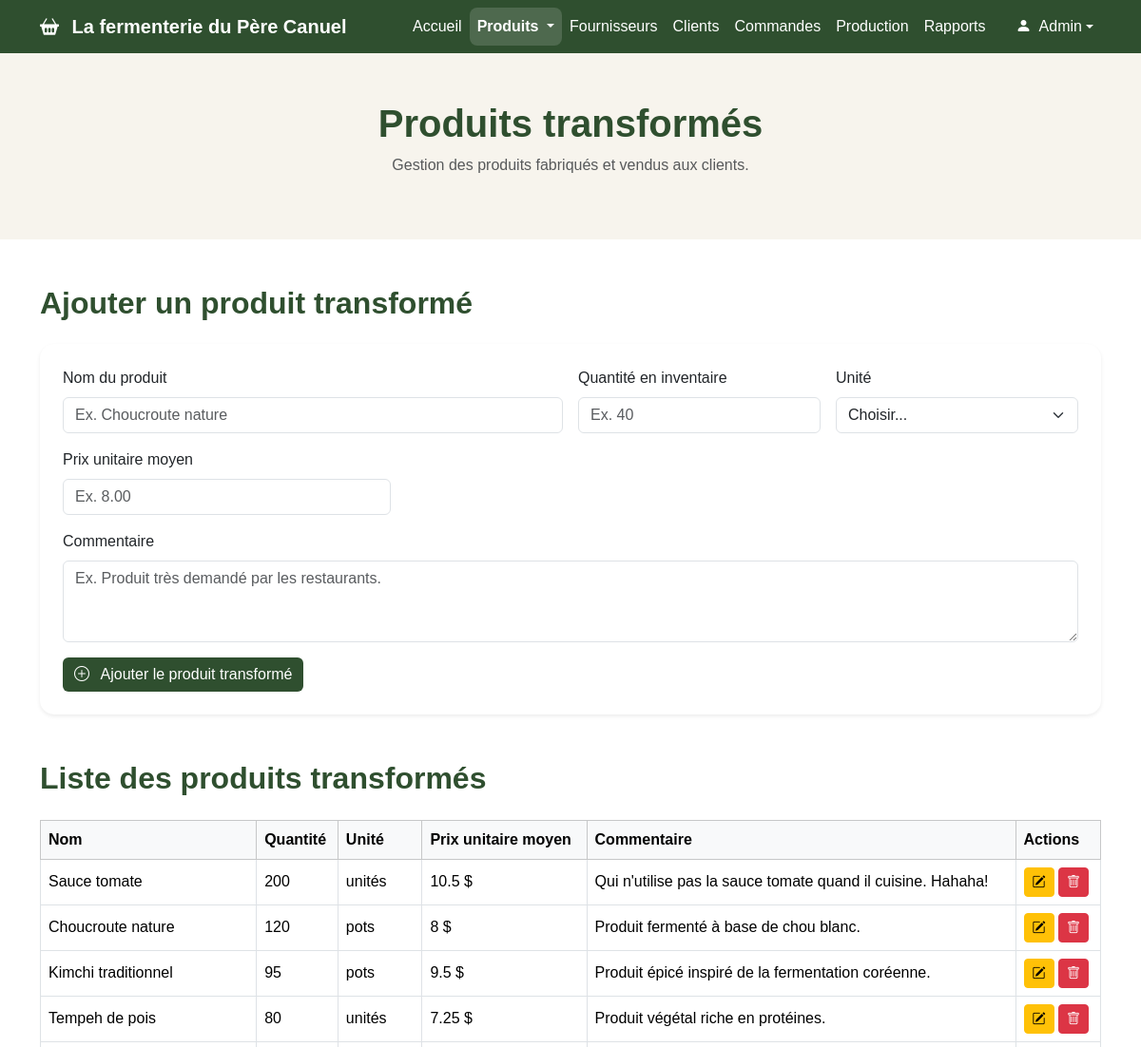
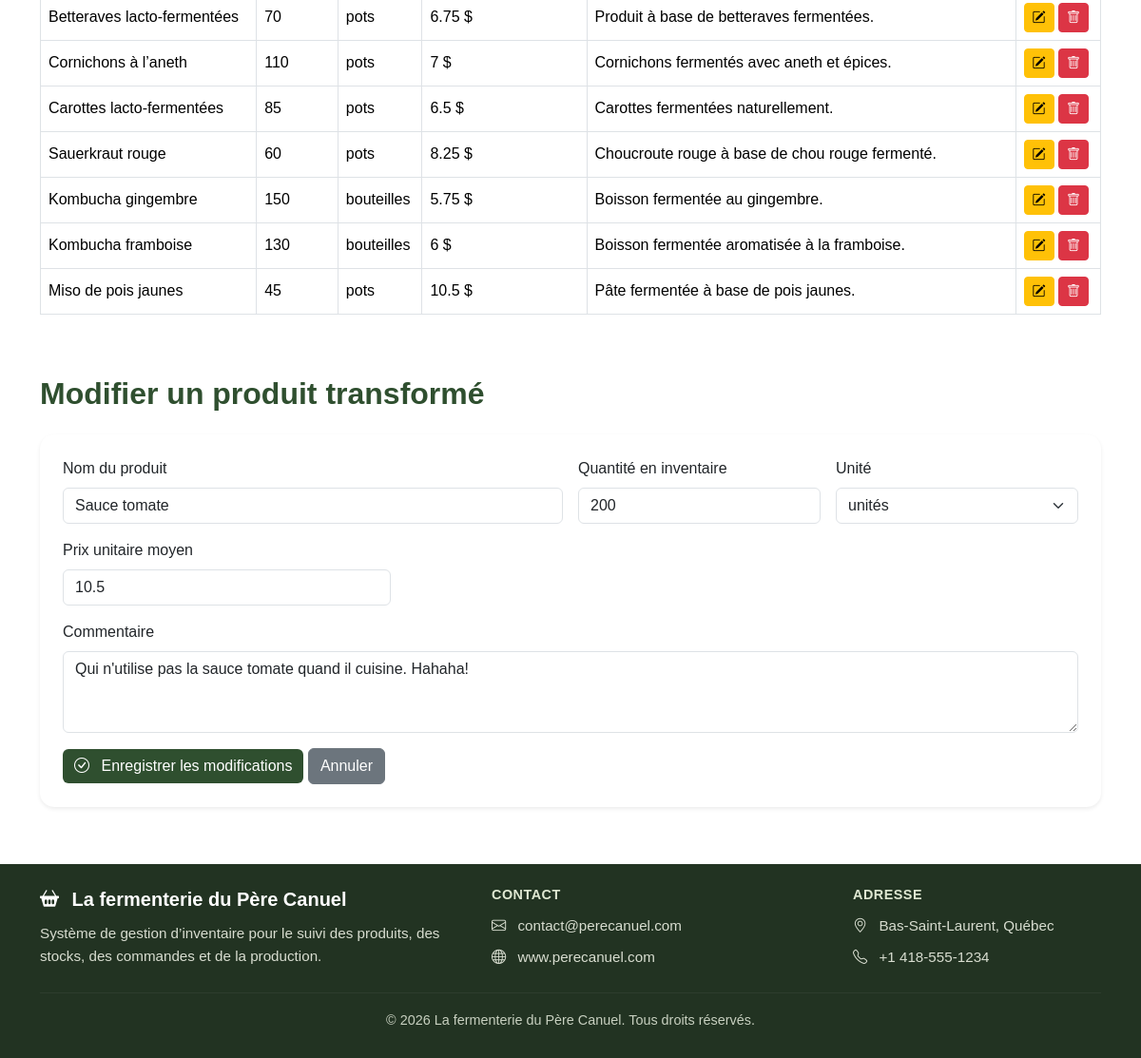
Page /produits-transformes.php?modifier=1 on the committed database (2 pictures, top to bottom).
### tables this page shows
CREATE TABLE `produittransforme` (
  `id_produit_transforme` int(11) NOT NULL,
  `nom` varchar(100) DEFAULT NULL,
  `quantite_stock` float DEFAULT NULL,
  `unite_mesure` varchar(50) DEFAULT NULL,
  `prix_unitaire_moyen` float DEFAULT 0,
  `commentaire` text DEFAULT NULL
);

### produits-transformes.php (the view, shortened to what this page needs)
<?php
require_once "liaisonBD.php";
$produit_a_modifier = null;
if(isset($_GET["modifier"]))
{
  $sql = "SELECT * FROM produittransforme
          WHERE id_produit_transforme = :id";
  $stmt = $pdo->prepare($sql);
  $stmt->execute([
    ":id" => $_GET["modifier"]
  ]);
  $produit_a_modifier = $stmt->fetch(PDO::FETCH_ASSOC);
}
$sql = "SELECT * FROM produittransforme";
$stmt = $pdo->query($sql);
$produits_transformes = $stmt->fetchAll(PDO::FETCH_ASSOC);
?>
<!DOCTYPE html>
<html lang="fr">
<head>
  <link href="https://cdn.jsdelivr.net/npm/bootstrap@5.3.3/dist/css/bootstrap.min.css" rel="stylesheet">
  <link href="https://cdn.jsdelivr.net/npm/bootstrap-icons@1.11.3/font/bootstrap-icons.css" rel="stylesheet">
  <link type="text/css" rel="stylesheet" href="styles/produits-transformes.css"/>
</head>
<body>
<nav class="navbar navbar-expand-lg navbar-dark">
  <div class="container">
    <a class="navbar-brand fw-bold" href="index.php">
      <i class="bi bi-basket2-fill me-2"></i>
      La fermenterie du Père Canuel
    </a>
    <div class="collapse navbar-collapse" id="navbarMenu">
      <ul class="navbar-nav ms-auto">
        <li class="nav-item">
          <a class="nav-link" href="index.php">Accueil</a>
        </li>
        <li class="nav-item dropdown">
          <a class="nav-link dropdown-toggle active" href="#" id="produitsDropdown" role="button" data-bs-toggle="dropdown">
            Produits
          </a>
        </li>
        <li class="nav-item"><a class="nav-link" href="fournisseurs.php">Fournisseurs</a></li>
        <li class="nav-item"><a class="nav-link" href="clients.php">Clients</a></li>
        <li class="nav-item"><a class="nav-link" href="commandes.php">Commandes</a></li>
        <li class="nav-item"><a class="nav-link" href="production.php">Production</a></li>
        <li class="nav-item"><a class="nav-link" href="rapports.php">Rapports</a></li>
        <li class="nav-item dropdown ms-lg-3">
          <a class="nav-link dropdown-toggle d-flex align-items-center" href="#" id="userDropdown" role="button" data-bs-toggle="dropdown">
            <span class="user-avatar me-2">
              <i class="bi bi-person-fill"></i>
            </span>
            Admin
          </a>
        </li>
      </ul>
    </div>
  </div>
</nav>
<header class="page-header">
  <div class="container">
    <h1>Produits transformés</h1>
    <p class="text-muted">
      Gestion des produits fabriqués et vendus aux clients.
    </p>
  </div>
</header>
<main class="container my-5">
  <section class="mb-5">
    <h2 class="section-title mb-4">Ajouter un produit transformé</h2>
    <div class="card shadow-sm p-4">
      <form method="POST">
        <div class="row g-3">
          <div class="col-md-6">
            <label class="form-label">Nom du produit</label>
            <input
              type="text"
              class="form-control"
              name="nom"
              placeholder="Ex. Choucroute nature"
              required
            >
          </div>
          <div class="col-md-3">
            <label class="form-label">Quantité en inventaire</label>
            <input
              type="number"
              class="form-control"
              name="quantite_stock"
              placeholder="Ex. 40"
              required
            >
          </div>
          <div class="col-md-3">
            <label class="form-label">Unité</label>
            <select class="form-select" name="unite_mesure" required>
              <option value="">Choisir...</option>
            </select>
          </div>
          <div class="col-md-4">
            <label class="form-label">Prix unitaire moyen</label>
            <input
              type="number"
              step="0.01"
              class="form-control"
              name="prix_unitaire_moyen"
              placeholder="Ex. 8.00"
              required
            >
          </div>
          <div class="col-12">
            <label class="form-label">Commentaire</label>
            <textarea
              class="form-control"
              name="commentaire"
              rows="3"
              placeholder="Ex. Produit très demandé par les restaurants."
            ></textarea>
          </div>
          <div class="col-12">
            <button type="submit" name="ajouter" class="btn btn-principal">
              <i class="bi bi-plus-circle me-2"></i>
              Ajouter le produit transformé
            </button>
          </div>
        </div>
      </form>
    </div>
  </section>
  <section>
    <h2 class="section-title mb-4">Liste des produits transformés</h2>
    <div class="table-responsive">
      <table class="table table-bordered align-middle">
        <thead class="table-light">
          <tr>
            <th>Nom</th>
            <th>Quantité</th>
            <th>Unité</th>
            <th>Prix unitaire moyen</th>
            <th>Commentaire</th>
            <th>Actions</th>
          </tr>
        </thead>
        <tbody>
          <?php foreach ($produits_transformes as $produit): ?>
            <tr>
              <td><?= htmlspecialchars($produit["nom"]) ?></td>
              <td><?= htmlspecialchars($produit["quantite_stock"]) ?></td>
              <td><?= htmlspecialchars($produit["unite_mesure"]) ?></td>
              <td><?= htmlspecialchars($produit["prix_unitaire_moyen"]) ?> $</td>
              <td><?= htmlspecialchars($produit["commentaire"]) ?></td>
              <td class="actions-cell">
                <a
                  href="?modifier=<?= $produit["id_produit_transforme"] ?>"
                  class="btn btn-sm btn-warning"
                >
                  <i class="bi bi-pencil-square"></i>
                </a>
                <a
                  href="?supprimer=<?= $produit["id_produit_transforme"] ?>"
                  class="btn btn-sm btn-danger"
                >
                  <i class="bi bi-trash"></i>
                </a>
              </td>
            </tr>
          <?php endforeach; ?>
        </tbody>
      </table>
    </div>
  </section>
  <?php if($produit_a_modifier): ?>
    <section class="mb-5 mt-5">
      <h2 class="section-title mb-4">Modifier un produit transformé</h2>
      <div class="card shadow-sm p-4">
        <form method="POST">
          <div class="row g-3">
            <div class="col-md-6">
              <label class="form-label">Nom du produit</label>
              <input
                type="text"
                class="form-control"
                name="nom"
                value="<?= htmlspecialchars($produit_a_modifier["nom"]) ?>"
                required
              >
            </div>
            <div class="col-md-3">
              <label class="form-label">Quantité en inventaire</label>
              <input
                type="number"
                class="form-control"
                name="quantite_stock"
                value="<?= htmlspecialchars($produit_a_modifier["quantite_stock"]) ?>"
                required
              >
            </div>
            <div class="col-md-3">
              <label class="form-label">Unité</label>
              <select class="form-select" name="unite_mesure" required>
                <option value="unités" <?= $produit_a_modifier["unite_mesure"] == "unités" ? "selected" : "" ?>>unités</option>
              </select>
            </div>
            <div class="col-md-4">
              <label class="form-label">Prix unitaire moyen</label>
              <input
                type="number"
                step="0.01"
                class="form-control"
                name="prix_unitaire_moyen"
                value="<?= htmlspecialchars($produit_a_modifier["prix_unitaire_moyen"]) ?>"
                required
              >
            </div>
            <div class="col-12">
              <label class="form-label">Commentaire</label>
              <textarea
                class="form-control"
                name="commentaire"
                rows="3"
              ><?= htmlspecialchars($produit_a_modifier["commentaire"]) ?></textarea>
            </div>
            <div class="col-12">
              <button type="submit" name="modifier" class="btn btn-principal">
                <i class="bi bi-check-circle me-2"></i>
                Enregistrer les modifications
              </button>
              <a href="<?= $_SERVER["PHP_SELF"] ?>" class="btn btn-secondary">
                Annuler
              </a>
            </div>
          </div>
        </form>
      </div>
    </section>
  <?php endif; ?>
</main>
<footer class="footer-pro">
  <div class="container py-4">
    <div class="row gy-4 align-items-center">
      <div class="col-lg-5 col-md-12">
        <h5 class="footer-title">
          <i class="bi bi-basket2-fill me-2"></i>
          La fermenterie du Père Canuel
        </h5>
        <p class="footer-text mb-0">
          Système de gestion d’inventaire pour le suivi des produits,
          des stocks, des commandes et de la production.
        </p>
      </div>
      <div class="col-lg-4 col-md-12">
        <h6 class="footer-subtitle">Contact</h6>
        <p class="footer-text mb-2">
          <i class="bi bi-envelope me-2"></i>
          contact@perecanuel.com
        </p>
        <p class="footer-text mb-0">
          <i class="bi bi-globe me-2"></i>
          www.perecanuel.com
        </p>
      </div>
      <div class="col-lg-3 col-md-12">
        <h6 class="footer-subtitle">Adresse</h6>
        <p class="footer-text mb-2">
          <i class="bi bi-geo-alt me-2"></i>
          Bas-Saint-Laurent, Québec
        </p>
        <p class="footer-text mb-0">
          <i class="bi bi-telephone me-2"></i>
          +1 418-555-1234
        </p>
      </div>
    </div>
    <hr class="footer-line">
    <div class="text-center">
      <p class="footer-bottom mb-1">
        © 2026 La fermenterie du Père Canuel. Tous droits réservés.
      </p>
    </div>
  </div>
</footer>
</body>
</html>

### styles/produits-transformes.css (style rules this page uses)
body { font-family: Arial, Helvetica, sans-serif; background-color: #ffffff; }
.navbar { background-color: #2f4f2f; }
.navbar-brand, .nav-link { color: white !important; font-weight: 500; }
.navbar .nav-link.active { color: #ffffff; font-weight: 700; background-color: rgba(255, 255, 255, 0.15); border-radius: 8px; }
.page-header { background-color: #f7f4ed; padding: 50px 0; text-align: center; }
.page-header h1 { color: #2f4f2f; font-weight: 700; }
.section-title { color: #2f4f2f; font-weight: 700; }
.btn-principal { background-color: #2f4f2f; color: white; border: none; }
.card { border-radius: 15px; border: none; }
.actions-cell { padding: 0%; }
.footer-pro { background-color: #223322; color: #ffffff; margin-top: 60px; }
.footer-title { font-weight: 700; color: #ffffff; margin-bottom: 12px; }
.footer-subtitle { font-weight: 700; color: #dfe8d2; margin-bottom: 12px; text-transform: uppercase; font-size: 0.9rem; letter-spacing: 0.5px; }
.footer-text { color: #d8ddd0; font-size: 0.95rem; line-height: 1.6; }
.footer-line { border-color: rgba(255, 255, 255, 0.2); margin: 25px 0 18px; }
.footer-bottom { color: #c8d0c0; font-size: 0.9rem; }

### rows in the picture
produittransforme: nom "Sauce tomate", quantite_stock "200", unite_mesure "unités", prix_unitaire_moyen "10.5", commentaire "Qui n'utilise pas la sauce tomate quand il cuisine. Hahaha!"
produittransforme: nom "Choucroute nature", quantite_stock "120", unite_mesure "pots", prix_unitaire_moyen "8", commentaire "Produit fermenté à base de chou blanc."
produittransforme: nom "Kimchi traditionnel", quantite_stock "95", unite_mesure "pots", prix_unitaire_moyen "9.5", commentaire "Produit épicé inspiré de la fermentation coréenne."
produittransforme: nom "Tempeh de pois", quantite_stock "80", unite_mesure "unités", prix_unitaire_moyen "7.25", commentaire "Produit végétal riche en protéines."
produittransforme: nom "Betteraves lacto-fermentées", quantite_stock "70", unite_mesure "pots", prix_unitaire_moyen "6.75", commentaire "Produit à base de betteraves fermentées."
produittransforme: nom "Cornichons à l’aneth", quantite_stock "110", unite_mesure "pots", prix_unitaire_moyen "7", commentaire "Cornichons fermentés avec aneth et épices."
produittransforme: nom "Carottes lacto-fermentées", quantite_stock "85", unite_mesure "pots", prix_unitaire_moyen "6.5", commentaire "Carottes fermentées naturellement."
produittransforme: nom "Sauerkraut rouge", quantite_stock "60", unite_mesure "pots", prix_unitaire_moyen "8.25", commentaire "Choucroute rouge à base de chou rouge fermenté."
produittransforme: nom "Kombucha gingembre", quantite_stock "150", unite_mesure "bouteilles", prix_unitaire_moyen "5.75", commentaire "Boisson fermentée au gingembre."
produittransforme: nom "Kombucha framboise", quantite_stock "130", unite_mesure "bouteilles", prix_unitaire_moyen "6", commentaire "Boisson fermentée aromatisée à la framboise."
produittransforme: nom "Miso de pois jaunes", quantite_stock "45", unite_mesure "pots", prix_unitaire_moyen "10.5", commentaire "Pâte fermentée à base de pois jaunes."
